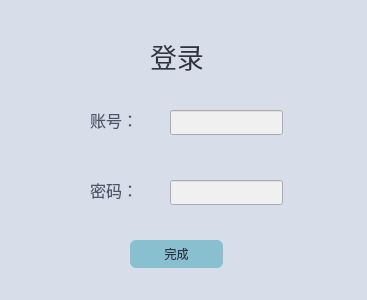
<?xml version="1.0" encoding="UTF-8"?>
<ui version="4.0">
 <class>Log_page</class>
 <widget class="QDialog" name="Log_page">
  <property name="geometry">
   <rect>
    <x>0</x>
    <y>0</y>
    <width>367</width>
    <height>300</height>
   </rect>
  </property>
  <property name="windowTitle">
   <string>Dialog</string>
  </property>
  <property name="styleSheet">
   <string notr="true">background-color: #D8DEE9;</string>
  </property>
  <widget class="QLineEdit" name="account_edit">
   <property name="geometry">
    <rect>
     <x>170</x>
     <y>110</y>
     <width>113</width>
     <height>25</height>
    </rect>
   </property>
   <property name="styleSheet">
    <string notr="true">background-color: #f0f0f0</string>
   </property>
  </widget>
  <widget class="QLineEdit" name="password_edit">
   <property name="geometry">
    <rect>
     <x>170</x>
     <y>180</y>
     <width>113</width>
     <height>25</height>
    </rect>
   </property>
   <property name="styleSheet">
    <string notr="true">background-color: #f0f0f0</string>
   </property>
   <property name="echoMode">
    <enum>QLineEdit::Password</enum>
   </property>
  </widget>
  <widget class="QLabel" name="label">
   <property name="geometry">
    <rect>
     <x>150</x>
     <y>30</y>
     <width>91</width>
     <height>51</height>
    </rect>
   </property>
   <property name="font">
    <font>
     <family>华文中宋</family>
     <pointsize>20</pointsize>
     <italic>false</italic>
     <fontweight>Medium</fontweight>
    </font>
   </property>
   <property name="styleSheet">
    <string notr="true">font: 500 20pt &quot;华文中宋&quot;;
color: #2E3440;</string>
   </property>
   <property name="text">
    <string>登录</string>
   </property>
  </widget>
  <widget class="QLabel" name="label_2">
   <property name="geometry">
    <rect>
     <x>90</x>
     <y>110</y>
     <width>69</width>
     <height>19</height>
    </rect>
   </property>
   <property name="font">
    <font>
     <family>黑体</family>
     <pointsize>12</pointsize>
     <italic>false</italic>
     <bold>false</bold>
    </font>
   </property>
   <property name="styleSheet">
    <string notr="true">font: 12pt &quot;黑体&quot;;
color: #4C566A;</string>
   </property>
   <property name="text">
    <string>账号：</string>
   </property>
  </widget>
  <widget class="QLabel" name="label_3">
   <property name="geometry">
    <rect>
     <x>90</x>
     <y>180</y>
     <width>69</width>
     <height>19</height>
    </rect>
   </property>
   <property name="font">
    <font>
     <family>黑体</family>
     <pointsize>12</pointsize>
     <italic>false</italic>
     <bold>false</bold>
    </font>
   </property>
   <property name="styleSheet">
    <string notr="true">font: 12pt &quot;黑体&quot;;
color: #4C566A;</string>
   </property>
   <property name="text">
    <string>密码：</string>
   </property>
  </widget>
  <widget class="QPushButton" name="finish_button">
   <property name="geometry">
    <rect>
     <x>130</x>
     <y>240</y>
     <width>93</width>
     <height>28</height>
    </rect>
   </property>
   <property name="styleSheet">
    <string notr="true">QPushButton {
    border: none;
    color: #2E3440;
    background-color: #88C0D0;
    font: 500 10pt &quot;SimHei&quot;;
    border-radius: 6px;
}

QPushButton:hover {
    background-color: #8FCEDE;
}

QPushButton:pressed {
    background-color: #97DCEB;
}
</string>
   </property>
   <property name="text">
    <string>完成</string>
   </property>
  </widget>
 </widget>
 <resources/>
 <connections/>
</ui>
